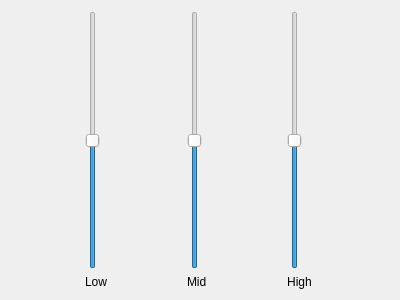
<?xml version="1.0" encoding="UTF-8"?>
<ui version="4.0">
 <class>gui::EqualizerWidget</class>
 <widget class="QWidget" name="gui::EqualizerWidget">
  <property name="geometry">
   <rect>
    <x>0</x>
    <y>0</y>
    <width>400</width>
    <height>300</height>
   </rect>
  </property>
  <property name="windowTitle">
   <string>EqualizerWidget</string>
  </property>
  <layout class="QGridLayout" name="gridLayout">
   <item row="1" column="2">
    <widget class="QLabel" name="label">
     <property name="text">
      <string>High</string>
     </property>
     <property name="alignment">
      <set>Qt::AlignmentFlag::AlignCenter</set>
     </property>
    </widget>
   </item>
   <item row="0" column="0">
    <widget class="QSlider" name="lowVerticalSlider">
     <property name="maximum">
      <number>100</number>
     </property>
     <property name="value">
      <number>50</number>
     </property>
     <property name="orientation">
      <enum>Qt::Orientation::Vertical</enum>
     </property>
    </widget>
   </item>
   <item row="0" column="1">
    <widget class="QSlider" name="midVerticalSlider">
     <property name="maximum">
      <number>100</number>
     </property>
     <property name="singleStep">
      <number>1</number>
     </property>
     <property name="value">
      <number>50</number>
     </property>
     <property name="orientation">
      <enum>Qt::Orientation::Vertical</enum>
     </property>
    </widget>
   </item>
   <item row="0" column="2">
    <widget class="QSlider" name="highVerticalSlider">
     <property name="maximum">
      <number>100</number>
     </property>
     <property name="value">
      <number>50</number>
     </property>
     <property name="orientation">
      <enum>Qt::Orientation::Vertical</enum>
     </property>
     <property name="invertedAppearance">
      <bool>false</bool>
     </property>
     <property name="invertedControls">
      <bool>false</bool>
     </property>
    </widget>
   </item>
   <item row="1" column="1">
    <widget class="QLabel" name="label_2">
     <property name="text">
      <string>Mid</string>
     </property>
    </widget>
   </item>
   <item row="1" column="0">
    <widget class="QLabel" name="label_3">
     <property name="text">
      <string>Low</string>
     </property>
    </widget>
   </item>
  </layout>
 </widget>
 <resources/>
 <connections/>
</ui>
